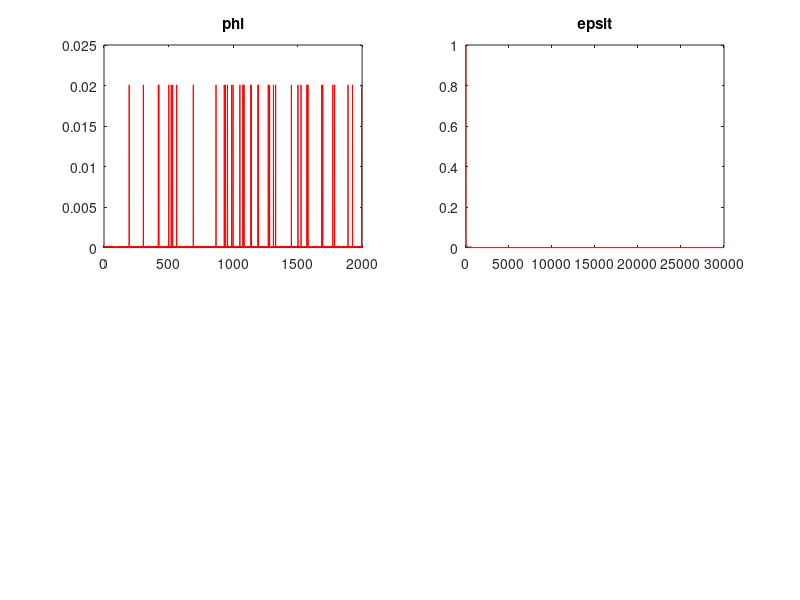

Recreate this plot in MATLAB. (Note: this script raises an error after producing the figure.)
% Simulation of Multinomial distributed dataset
% Cong Yulai
% 2016 11 10

%% 
clear,clc,close all;

%% 
LineSettings    =  {'--*','-.o',':s','-d','-->','-.h',':x','-p'}    ;
xlabelsize  =   28  ;   ylabelsize  =   28  ;   gcafontsize     =   18  ;
linewidthsize   =   2   ;   Markersize = 10 ;
FontName    =   'Times New Roman'   ;
ColorSet    =   [0 0 0 ; 0 0 1 ; 0 1 0 ; 0 1 1 ; 1 0 0 ; 1 0 1 ; 1 1 0 ; 1 1 1]     ;
ColorSet    =   [ColorSet ; ColorSet(2:end,:) * 0.5]    ;
LineStyleCellSet    =   {'-' , '--' , ':' , '-.' }  ;
MarkerCellSet       =   {'o' , 'x' , 's' , 'd' , '^' , 'v' , '<' , '>' , 'p' , 'h' , '.' , '+' , '*'}   ;


%%
% V   =   2000    ;
% N   =   1e4     ;
% SparseRate  =   0.02    ;
% PoisRate    =   50      ;
% eta     =   0.01    ;
% 
% phi     =   rand(V,1)   ;
% phi(randperm(V,fix(V*SparseRate)))  =   100     ;
% phi     =   abs(phi) / sum(abs(phi))    ;
% figure(1),hold on,plot(phi,'r-'),title('phi')
% 
% tic
% edges   =   zeros(V+1,1)    ;   edges(1)    =    0  ;
% for i = 2:(V+1)
%     edges(i)    =   edges(i-1) + phi(i-1)     ;
% end
% 
% DataMat     =   sparse(V,N)     ;
% for i = 1:N
%     DataMat(:,i)    =   sparse( histcounts(rand(poissrnd(PoisRate),1),edges) )    ;
% end
% TimeGenData     =   toc     ;
% 
% save('MultDataTmp.mat')     ;

load('MultDataTmp.mat')     ;

% figure(1),hold on,plot(phi,'r-'),title('phi')

tmp     =   sum( DataMat , 2 ) + eta  ;
tmp     =   tmp / sum(tmp)  ;
% figure(1),plot(tmp,'g-'),legend('Truth','MaxLogPost')

ResErr0     =   norm( tmp - phi )   ;

M0   =   sum(DataMat(:))     ;

%% Settings
MBsize  =   10  ;
rho     =   N / MBsize     ;  

tao0        =   0   ;   kappa0  =   0.99     ;     epsi0    =   1     ;
epsit       =   (tao0 + (1:30000)) .^ (-kappa0)    ;     
epsit       =   epsi0 * epsit / epsit(1)    ;

IterMax     =   2000    ;

%% Our solution
if 1
    figure(2),subplot(221),plot(phi,'r-'),title('phi')
    figure(2),subplot(222),plot(epsit,'r-'),title('epsit')

    PhiOur  =   1/V * ones(V,1)     ;
    for epochi  =   1:200000
        idxall     =   randperm(N)  ;  
        for MBt  =   1:floor(rho)
            X   =   DataMat(:,idxall( (MBt-1)*MBsize + (1:MBsize) ))       ;

            MBObserved      =   (epochi-1)*floor(rho) + MBt     ;
            rhon    =   rho * sum(X,2)    ;

            if (MBObserved == 1)
                M     =   sum( rhon , 1 )  ;
            else
                M     =   (1 - epsit(MBObserved)) * M + epsit(MBObserved) * sum( rhon , 1 )   ;
            end

            stepsize    =   epsit(MBObserved) / M   ;

            tic
            tmp     =   PhiOur + stepsize * ((rhon + eta)- sum(rhon + eta) * PhiOur) + sqrt(2 * stepsize * PhiOur) .* randn(size(PhiOur))  ;
            PhiOur  =   ProjSimplexSpecial(tmp , PhiOur , 0)  ; 
            TimeOurCun(MBObserved)  =   toc     ;
            
            ResErr  =   norm( PhiOur - phi )    ;
            ResErrOurCun(MBObserved)  =   ResErr     ;

            figure(2),subplot(223),plot(PhiOur,'g-'),title('PhiOur')

            figure(2),subplot(224),hold on,plot(MBObserved,ResErr,'r*'),
            plot(MBObserved,ResErr0,'gs'),

            pause(0.05)
            
            if MBObserved > IterMax
                break   ;    
            end
        end
        if MBObserved > IterMax
            break   ;    
        end
    end
    
    save('ResultsOur.mat','ResErr0','M0','MBsize','tao0','kappa0',...
        'epsi0','epsit','rho','IterMax','TimeOurCun','ResErrOurCun')
    
end

%% PreGibbs
if 1
    figure(3),subplot(221),plot(phi,'r-'),title('phi')
    figure(3),subplot(222),plot(epsit,'r-'),title('epsit')

    PhiGibbs  =   1/V * ones(V,1)     ;
    PhiBarGibbs     =   PhiGibbs(1:end-1)   ;
    B   =   [-eye(V-1);ones(1,V-1)]  ;
    b   =   [zeros(V-1,1);1]     ;
    SampleEpoch     =   10   ;
    
    for epochi  =   1:200000
        idxall     =   randperm(N)  ;  
        for MBt  =   1:floor(rho)
            X   =   DataMat(:,idxall( (MBt-1)*MBsize + (1:MBsize) ))       ;

            MBObserved      =   (epochi-1)*floor(rho) + MBt     
            rhon    =   rho * sum(X,2)    ;

            if (MBObserved == 1)
                M     =   sum( rhon , 1 )  ;
            else
                M     =   (1 - epsit(MBObserved)) * M + epsit(MBObserved) * sum( rhon , 1 )   ;
            end

            stepsize    =   epsit(MBObserved) / M   ;

            tic
            tmpMu   =   PhiGibbs + stepsize * ((rhon + eta)- sum(rhon + eta) * PhiGibbs)    ;
            tmpSigma    =   2 * stepsize * ( diag(PhiBarGibbs) - PhiBarGibbs * PhiBarGibbs.' )  ;
%             if sum( eig(tmpSigma) < 0)
%                 aaa     =    1  ;
%             end
            PhiBarGibbs     =   TMVN_Gibbs_Cong(tmpMu(1:end-1), tmpSigma, B, b,1,SampleEpoch)  ;
            PhiGibbs    =   max(eps, abs( [PhiBarGibbs ; 1 - sum(PhiBarGibbs)] ) )    ;
            PhiGibbs    =   PhiGibbs / sum(PhiGibbs)   ;
            PhiBarGibbs     =   PhiGibbs(1:end-1)   ;
            TimePhiGibbsCun(MBObserved)  =   toc     ;
            
            ResErr  =   norm( PhiGibbs - phi )    ;
            ResErrPhiGibbsCun(MBObserved)  =   ResErr     ;
            
%             figure(3),subplot(223),plot(PhiGibbs,'g-'),title('PhiGibbs')
% 
%             figure(3),subplot(224),hold on,plot(MBObserved,ResErr,'r*'),
%             plot(MBObserved,ResErr0,'gs'),
%             
%             pause(0.05)

            if MBObserved > IterMax
                break   ;    
            end
        end
        if MBObserved > IterMax
            break   ;    
        end
    end
    
    filename    =   ['ResultsPreGibbs',num2str(SampleEpoch),'.mat']     ;
    save(filename,'SampleEpoch','TimePhiGibbsCun','ResErrPhiGibbsCun')
    
end

%% Figure
if 1
    load('ResultsOur.mat')  ;
    load('ResultsPreGibbs1.mat')  ;
    TimePhiGibbsCun1    =   TimePhiGibbsCun     ;
    ResErrPhiGibbsCun1  =   ResErrPhiGibbsCun   ;
    load('ResultsPreGibbs5.mat')  ;
    TimePhiGibbsCun5    =   TimePhiGibbsCun     ;
    ResErrPhiGibbsCun5  =   ResErrPhiGibbsCun   ;
    load('ResultsPreGibbs10.mat')  ;
    TimePhiGibbsCun10    =   TimePhiGibbsCun     ;
    ResErrPhiGibbsCun10  =   ResErrPhiGibbsCun   ;

    Iteration   =   1:length(TimeOurCun)    ;

    figure(5),hold on;box on;set(gcf, 'Color', 'w');
    plot(Iteration,ResErr0*ones(IterMax+1,1),'Color',ColorSet(1,:),'LineWidth',linewidthsize)   ;
    plot(Iteration,ResErrOurCun,'Color',ColorSet(2,:),'LineWidth',linewidthsize)   ;
    plot(Iteration,ResErrPhiGibbsCun1,'Color',ColorSet(3,:),'LineWidth',linewidthsize)   ;
    plot(Iteration,ResErrPhiGibbsCun5,'Color',ColorSet(4,:),'LineWidth',linewidthsize)   ;
    plot(Iteration,ResErrPhiGibbsCun10,'Color',ColorSet(5,:),'LineWidth',linewidthsize)   ;
    legend('Batch posterior mean','SG-MCMC-fast','SG-MCMC-Gibbs 1','SG-MCMC-Gibbs 5','SG-MCMC-Gibbs 10')
    xlim([1 Iteration(end)]),xlabel('Iteration'),ylabel('Residual error'),
    set(gca,'fontsize',gcafontsize-2)
    
    axes('Position',[0.58,0.26,0.28,0.13]),hold on
    plot(Iteration,ResErr0*ones(IterMax+1,1),'Color',ColorSet(1,:),'LineWidth',linewidthsize)   ;
    plot(Iteration,ResErrOurCun,'Color',ColorSet(2,:),'LineWidth',linewidthsize)   ;
    plot(Iteration,ResErrPhiGibbsCun1,'Color',ColorSet(3,:),'LineWidth',linewidthsize)   ;
    plot(Iteration,ResErrPhiGibbsCun5,'Color',ColorSet(4,:),'LineWidth',linewidthsize)   ;
    plot(Iteration,ResErrPhiGibbsCun10,'Color',ColorSet(5,:),'LineWidth',linewidthsize)   ;
    xmin    =   1200    ;   xmax    =   2000    ;   ymin    =   1e-3    ;   ymax    =   3e-3    ;
    xlim([xmin xmax]),ylim([ymin ymax]),box on;
    
    
    axes('Position',[0.23,0.55,0.1,0.3]),hold on
    plot(Iteration,ResErr0*ones(IterMax+1,1),'Color',ColorSet(1,:),'LineWidth',linewidthsize)   ;
    plot(Iteration,ResErrOurCun,'Color',ColorSet(2,:),'LineWidth',linewidthsize)   ;
    plot(Iteration,ResErrPhiGibbsCun1,'Color',ColorSet(3,:),'LineWidth',linewidthsize)   ;
    plot(Iteration,ResErrPhiGibbsCun5,'Color',ColorSet(4,:),'LineWidth',linewidthsize)   ;
    plot(Iteration,ResErrPhiGibbsCun10,'Color',ColorSet(5,:),'LineWidth',linewidthsize)   ;
    xlim([1 10]),ylim([0.01 0.06]),box on;
    
    filename    =   ['ResErrIteration',num2str(MBsize)]     ;
    export_fig(filename,'-pdf','-r600','-q101')

    TimeOur     =   TimeOurCun  ;
    TimePhiGibbs1   =   TimePhiGibbsCun1     ;
    TimePhiGibbs5   =   TimePhiGibbsCun5     ;
    TimePhiGibbs10  =   TimePhiGibbsCun10    ;
    for i = Iteration(2:end)
        TimeOur(i)  =   TimeOur(i-1) + TimeOur(i)   ;
        TimePhiGibbs1(i)  =   TimePhiGibbs1(i-1) + TimePhiGibbs1(i)   ;
        TimePhiGibbs5(i)  =   TimePhiGibbs5(i-1) + TimePhiGibbs5(i)   ;
        TimePhiGibbs10(i) =   TimePhiGibbs10(i-1) + TimePhiGibbs10(i)   ;
    end

    figure(6),grid on;box on;set(gcf, 'Color', 'w');
    tmp     =   0.01:max(TimePhiGibbs10)/100:max(TimePhiGibbs10)    ;
    semilogx( tmp , ResErr0*ones(size(tmp)),'Color',ColorSet(1,:),'LineWidth',linewidthsize)   ;hold on;
    semilogx(TimeOur,ResErrOurCun,'Color',ColorSet(2,:),'LineWidth',linewidthsize)   ;
    semilogx(TimePhiGibbs1,ResErrPhiGibbsCun1,'Color',ColorSet(3,:),'LineWidth',linewidthsize)   ;
    semilogx(TimePhiGibbs5,ResErrPhiGibbsCun5,'Color',ColorSet(4,:),'LineWidth',linewidthsize)   ;
    semilogx(TimePhiGibbs10,ResErrPhiGibbsCun10,'Color',ColorSet(5,:),'LineWidth',linewidthsize)   ;
%     legend('Batch posterior mean','SG-MCMC-fast','SG-MCMC-Gibbs 1','SG-MCMC-Gibbs 5','SG-MCMC-Gibbs 10')
    xlim([0.01 max(TimePhiGibbs10)]),xlabel('Time (s)'),ylabel('Residual error'),
    set(gca,'fontsize',gcafontsize-2,'XTick',[0.01 1 100 10000]);
    
    filename    =   ['ResErrTime',num2str(MBsize)]     ;
    export_fig(filename,'-pdf','-r600','-q101')

end
